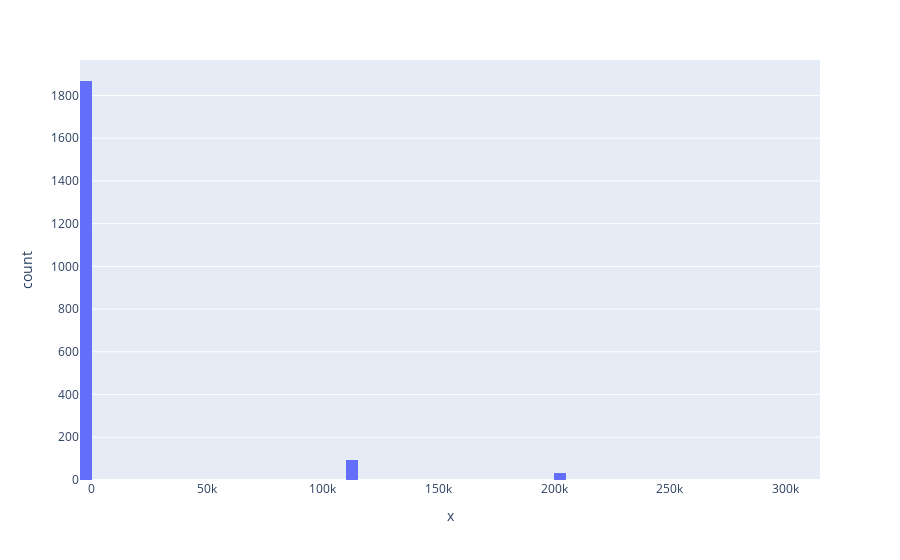

Notebook cell for this chart:
### Markdown cell above
## Distribution of outcomes of each bet type

### Code cell
px.histogram(x = outcome6)

# fig = go.Figure(data=[go.Histogram(x=outcome6, cumulative_enabled=True)])
# fig.show()

### Figure 1 — Plotly figure (JSON) as saved in the notebook; plotly's stock layout.template omitted (floating-point values rounded to 4 significant figures; data arrays with more than 128 entries replaced by an {"elided": "..."} marker saying what was removed)
{"data": [{"alignmentgroup": "True", "bingroup": "x", "hovertemplate": "x=%{x}<br>count=%{y}<extra></extra>", "legendgroup": "", "marker": {"color": "#636efa", "pattern": {"shape": ""}}, "name": "", "offsetgroup": "", "orientation": "v", "showlegend": false, "type": "histogram", "x": {"elided": "2000 int values"}, "xaxis": "x", "yaxis": "y"}], "layout": {"barmode": "relative", "legend": {"tracegroupgap": 0}, "margin": {"t": 60}, "xaxis": {"anchor": "y", "domain": [0, 1], "title": {"text": "x"}}, "yaxis": {"anchor": "x", "domain": [0, 1], "title": {"text": "count"}}}}
